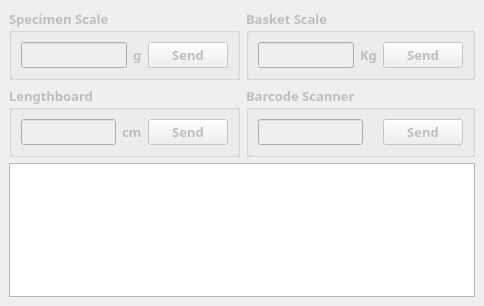
<?xml version="1.0" encoding="UTF-8"?>
<ui version="4.0">
 <class>DeviceFaker</class>
 <widget class="QMainWindow" name="DeviceFaker">
  <property name="geometry">
   <rect>
    <x>0</x>
    <y>0</y>
    <width>484</width>
    <height>306</height>
   </rect>
  </property>
  <property name="windowTitle">
   <string>DeviceFaker</string>
  </property>
  <widget class="QWidget" name="centralwidget">
   <layout class="QVBoxLayout" name="verticalLayout_5">
    <item>
     <layout class="QGridLayout" name="gridLayout">
      <item row="1" column="1">
       <widget class="QGroupBox" name="gbBarcode">
        <property name="enabled">
         <bool>false</bool>
        </property>
        <property name="font">
         <font>
          <family>Arial Black</family>
          <pointsize>10</pointsize>
          <weight>75</weight>
          <bold>true</bold>
         </font>
        </property>
        <property name="title">
         <string>Barcode Scanner</string>
        </property>
        <layout class="QVBoxLayout" name="verticalLayout_4">
         <item>
          <layout class="QHBoxLayout" name="horizontalLayout_4">
           <item>
            <widget class="QLineEdit" name="sensorValue_Barcode">
             <property name="font">
              <font>
               <family>Arial Black</family>
               <pointsize>10</pointsize>
               <weight>75</weight>
               <bold>true</bold>
              </font>
             </property>
            </widget>
           </item>
           <item>
            <widget class="QLabel" name="label_22">
             <property name="font">
              <font>
               <family>Arial Black</family>
               <pointsize>10</pointsize>
               <weight>75</weight>
               <bold>true</bold>
              </font>
             </property>
             <property name="text">
              <string/>
             </property>
            </widget>
           </item>
           <item>
            <widget class="QPushButton" name="pbSendValue_Barcode">
             <property name="font">
              <font>
               <family>Arial Black</family>
               <pointsize>10</pointsize>
               <weight>75</weight>
               <bold>true</bold>
              </font>
             </property>
             <property name="text">
              <string>Send</string>
             </property>
            </widget>
           </item>
          </layout>
         </item>
        </layout>
       </widget>
      </item>
      <item row="0" column="1">
       <widget class="QGroupBox" name="gbBasket">
        <property name="enabled">
         <bool>false</bool>
        </property>
        <property name="font">
         <font>
          <family>Arial Black</family>
          <pointsize>10</pointsize>
          <weight>75</weight>
          <bold>true</bold>
         </font>
        </property>
        <property name="title">
         <string>Basket Scale</string>
        </property>
        <layout class="QVBoxLayout" name="verticalLayout">
         <item>
          <layout class="QHBoxLayout" name="horizontalLayout">
           <item>
            <widget class="QLineEdit" name="sensorValue_Basket">
             <property name="font">
              <font>
               <family>Arial Black</family>
               <pointsize>10</pointsize>
               <weight>75</weight>
               <bold>true</bold>
              </font>
             </property>
            </widget>
           </item>
           <item>
            <widget class="QLabel" name="label_7">
             <property name="font">
              <font>
               <family>Arial Black</family>
               <pointsize>10</pointsize>
               <weight>75</weight>
               <bold>true</bold>
              </font>
             </property>
             <property name="text">
              <string>Kg</string>
             </property>
            </widget>
           </item>
           <item>
            <widget class="QPushButton" name="pbSendValue_Basket">
             <property name="font">
              <font>
               <family>Arial Black</family>
               <pointsize>10</pointsize>
               <weight>75</weight>
               <bold>true</bold>
              </font>
             </property>
             <property name="text">
              <string>Send</string>
             </property>
            </widget>
           </item>
          </layout>
         </item>
        </layout>
       </widget>
      </item>
      <item row="1" column="0">
       <widget class="QGroupBox" name="gbLengthboard">
        <property name="enabled">
         <bool>false</bool>
        </property>
        <property name="font">
         <font>
          <family>Arial Black</family>
          <pointsize>10</pointsize>
          <weight>75</weight>
          <bold>true</bold>
         </font>
        </property>
        <property name="title">
         <string>Lengthboard</string>
        </property>
        <layout class="QVBoxLayout" name="verticalLayout_2">
         <item>
          <layout class="QHBoxLayout" name="horizontalLayout_2">
           <item>
            <widget class="QLineEdit" name="sensorValue_Lengthboard">
             <property name="font">
              <font>
               <family>Arial Black</family>
               <pointsize>10</pointsize>
               <weight>75</weight>
               <bold>true</bold>
              </font>
             </property>
            </widget>
           </item>
           <item>
            <widget class="QLabel" name="label_8">
             <property name="font">
              <font>
               <family>Arial Black</family>
               <pointsize>10</pointsize>
               <weight>75</weight>
               <bold>true</bold>
              </font>
             </property>
             <property name="text">
              <string>cm</string>
             </property>
            </widget>
           </item>
           <item>
            <widget class="QPushButton" name="pbSendValue_Lengthboard">
             <property name="font">
              <font>
               <family>Arial Black</family>
               <pointsize>10</pointsize>
               <weight>75</weight>
               <bold>true</bold>
              </font>
             </property>
             <property name="text">
              <string>Send</string>
             </property>
            </widget>
           </item>
          </layout>
         </item>
        </layout>
       </widget>
      </item>
      <item row="0" column="0">
       <widget class="QGroupBox" name="gbSpecimen">
        <property name="enabled">
         <bool>false</bool>
        </property>
        <property name="font">
         <font>
          <family>Arial Black</family>
          <pointsize>10</pointsize>
          <weight>75</weight>
          <bold>true</bold>
         </font>
        </property>
        <property name="title">
         <string>Specimen Scale</string>
        </property>
        <layout class="QVBoxLayout" name="verticalLayout_3">
         <item>
          <layout class="QHBoxLayout" name="horizontalLayout_3">
           <item>
            <widget class="QLineEdit" name="sensorValue_Specimen">
             <property name="font">
              <font>
               <family>Arial Black</family>
               <pointsize>10</pointsize>
               <weight>75</weight>
               <bold>true</bold>
              </font>
             </property>
            </widget>
           </item>
           <item>
            <widget class="QLabel" name="label_15">
             <property name="font">
              <font>
               <family>Arial Black</family>
               <pointsize>10</pointsize>
               <weight>75</weight>
               <bold>true</bold>
              </font>
             </property>
             <property name="text">
              <string>g</string>
             </property>
            </widget>
           </item>
           <item>
            <widget class="QPushButton" name="pbSendValue_Specimen">
             <property name="font">
              <font>
               <family>Arial Black</family>
               <pointsize>10</pointsize>
               <weight>75</weight>
               <bold>true</bold>
              </font>
             </property>
             <property name="text">
              <string>Send</string>
             </property>
            </widget>
           </item>
          </layout>
         </item>
        </layout>
       </widget>
      </item>
     </layout>
    </item>
    <item>
     <widget class="QTextBrowser" name="textBrowser"/>
    </item>
   </layout>
  </widget>
  <action name="actionExit">
   <property name="text">
    <string>Exit</string>
   </property>
  </action>
  <action name="actionConfigure_Network">
   <property name="text">
    <string>Configure Network...</string>
   </property>
  </action>
 </widget>
 <resources/>
 <connections/>
</ui>
